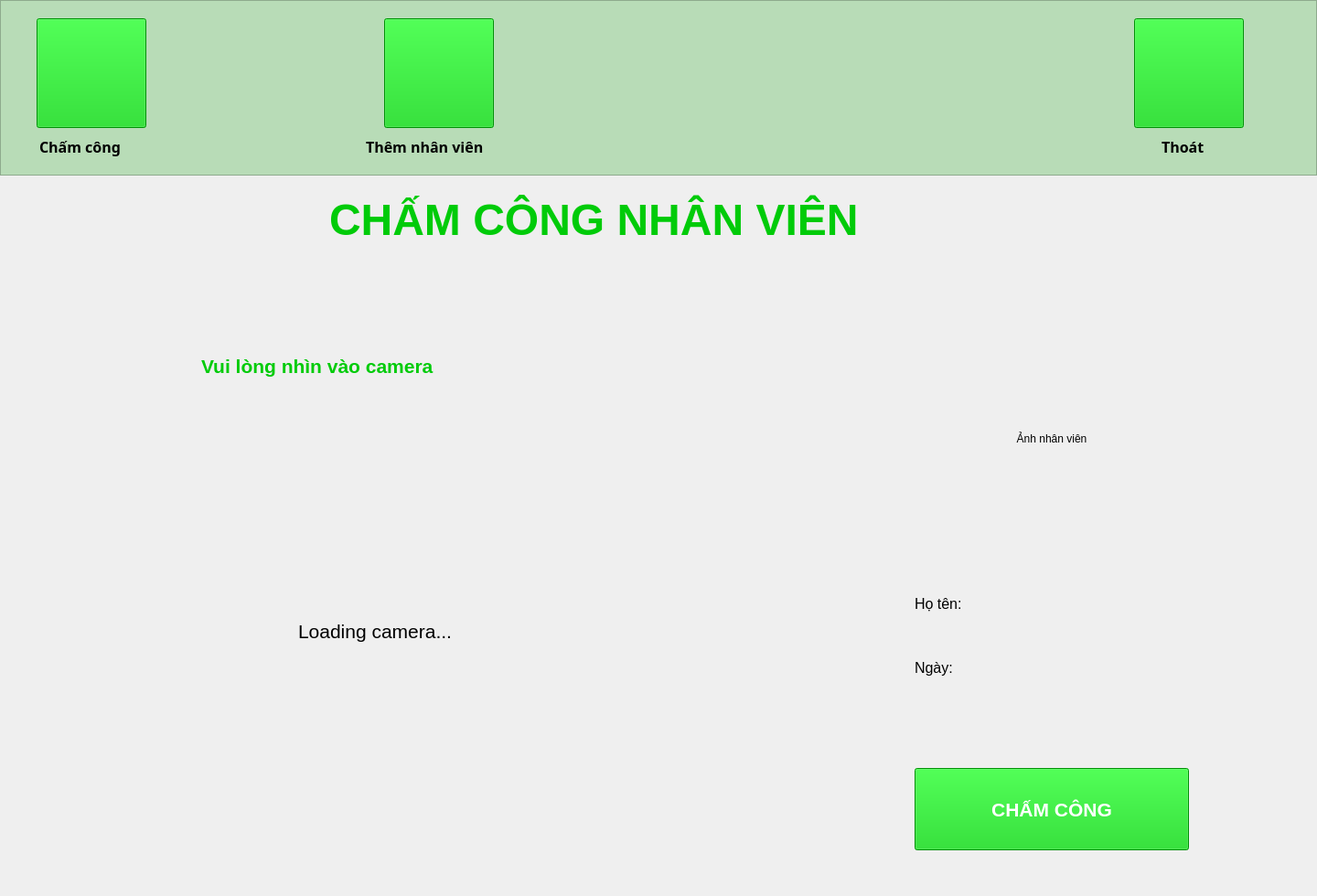
<?xml version="1.0" encoding="UTF-8"?>
<ui version="4.0">
 <class>CheckPeople</class>
 <widget class="QMainWindow" name="CheckPeople">
  <property name="geometry">
   <rect>
    <x>0</x>
    <y>0</y>
    <width>1440</width>
    <height>980</height>
   </rect>
  </property>
  <property name="cursor">
   <cursorShape>ArrowCursor</cursorShape>
  </property>
  <property name="windowTitle">
   <string>MainWindow</string>
  </property>
  <widget class="QWidget" name="centralwidget">
   <widget class="QFrame" name="frame">
    <property name="geometry">
     <rect>
      <x>0</x>
      <y>0</y>
      <width>1440</width>
      <height>192</height>
     </rect>
    </property>
    <property name="styleSheet">
     <string notr="true">background-color:rgb(184, 220, 183)</string>
    </property>
    <property name="frameShape">
     <enum>QFrame::StyledPanel</enum>
    </property>
    <property name="frameShadow">
     <enum>QFrame::Raised</enum>
    </property>
    <widget class="QToolButton" name="toolButton">
     <property name="geometry">
      <rect>
       <x>40</x>
       <y>20</y>
       <width>120</width>
       <height>120</height>
      </rect>
     </property>
     <property name="cursor">
      <cursorShape>PointingHandCursor</cursorShape>
     </property>
     <property name="styleSheet">
      <string notr="true">background-color:rgb(0, 203, 9)</string>
     </property>
     <property name="text">
      <string/>
     </property>
     <property name="icon">
      <iconset>
       <normaloff>img/verified-user.png</normaloff>img/verified-user.png</iconset>
     </property>
     <property name="iconSize">
      <size>
       <width>80</width>
       <height>80</height>
      </size>
     </property>
    </widget>
    <widget class="QToolButton" name="switchAdd">
     <property name="geometry">
      <rect>
       <x>420</x>
       <y>20</y>
       <width>120</width>
       <height>120</height>
      </rect>
     </property>
     <property name="cursor">
      <cursorShape>PointingHandCursor</cursorShape>
     </property>
     <property name="styleSheet">
      <string notr="true">background-color:rgb(0, 203, 9)</string>
     </property>
     <property name="text">
      <string/>
     </property>
     <property name="icon">
      <iconset>
       <normaloff>img/add-user.png</normaloff>img/add-user.png</iconset>
     </property>
     <property name="iconSize">
      <size>
       <width>80</width>
       <height>80</height>
      </size>
     </property>
    </widget>
    <widget class="QToolButton" name="exit">
     <property name="geometry">
      <rect>
       <x>1240</x>
       <y>20</y>
       <width>120</width>
       <height>120</height>
      </rect>
     </property>
     <property name="cursor">
      <cursorShape>PointingHandCursor</cursorShape>
     </property>
     <property name="styleSheet">
      <string notr="true">background-color:rgb(0, 203, 9)</string>
     </property>
     <property name="text">
      <string/>
     </property>
     <property name="icon">
      <iconset>
       <normaloff>img/sign-out-option.png</normaloff>img/sign-out-option.png</iconset>
     </property>
     <property name="iconSize">
      <size>
       <width>80</width>
       <height>80</height>
      </size>
     </property>
    </widget>
    <widget class="QLabel" name="label">
     <property name="geometry">
      <rect>
       <x>43</x>
       <y>150</y>
       <width>121</width>
       <height>21</height>
      </rect>
     </property>
     <property name="font">
      <font>
       <family>Rockwell</family>
       <pointsize>12</pointsize>
       <weight>75</weight>
       <bold>true</bold>
      </font>
     </property>
     <property name="text">
      <string>Chấm công</string>
     </property>
    </widget>
    <widget class="QLabel" name="label_2">
     <property name="geometry">
      <rect>
       <x>400</x>
       <y>150</y>
       <width>171</width>
       <height>21</height>
      </rect>
     </property>
     <property name="font">
      <font>
       <family>Rockwell</family>
       <pointsize>12</pointsize>
       <weight>75</weight>
       <bold>true</bold>
      </font>
     </property>
     <property name="text">
      <string>Thêm nhân viên</string>
     </property>
    </widget>
    <widget class="QLabel" name="label_3">
     <property name="geometry">
      <rect>
       <x>1270</x>
       <y>150</y>
       <width>61</width>
       <height>21</height>
      </rect>
     </property>
     <property name="font">
      <font>
       <family>Rockwell</family>
       <pointsize>12</pointsize>
       <weight>75</weight>
       <bold>true</bold>
      </font>
     </property>
     <property name="text">
      <string>Thoát</string>
     </property>
    </widget>
   </widget>
   <widget class="QLabel" name="label_4">
    <property name="geometry">
     <rect>
      <x>360</x>
      <y>180</y>
      <width>771</width>
      <height>121</height>
     </rect>
    </property>
    <property name="font">
     <font>
      <pointsize>36</pointsize>
      <weight>75</weight>
      <bold>true</bold>
     </font>
    </property>
    <property name="styleSheet">
     <string notr="true">color:rgb(0, 203, 9)</string>
    </property>
    <property name="text">
     <string>CHẤM CÔNG NHÂN VIÊN</string>
    </property>
   </widget>
   <widget class="QLabel" name="label_5">
    <property name="geometry">
     <rect>
      <x>220</x>
      <y>370</y>
      <width>351</width>
      <height>61</height>
     </rect>
    </property>
    <property name="font">
     <font>
      <pointsize>16</pointsize>
      <weight>75</weight>
      <bold>true</bold>
     </font>
    </property>
    <property name="styleSheet">
     <string notr="true">color:rgb(0, 203, 9)</string>
    </property>
    <property name="text">
     <string>Vui lòng nhìn vào camera</string>
    </property>
   </widget>
   <widget class="QLabel" name="loadCam">
    <property name="geometry">
     <rect>
      <x>90</x>
      <y>470</y>
      <width>640</width>
      <height>440</height>
     </rect>
    </property>
    <property name="font">
     <font>
      <pointsize>16</pointsize>
     </font>
    </property>
    <property name="text">
     <string>Loading camera...</string>
    </property>
    <property name="alignment">
     <set>Qt::AlignCenter</set>
    </property>
   </widget>
   <widget class="QPushButton" name="btnCheck">
    <property name="geometry">
     <rect>
      <x>1000</x>
      <y>840</y>
      <width>300</width>
      <height>90</height>
     </rect>
    </property>
    <property name="font">
     <font>
      <pointsize>16</pointsize>
      <weight>75</weight>
      <bold>true</bold>
     </font>
    </property>
    <property name="cursor">
     <cursorShape>PointingHandCursor</cursorShape>
    </property>
    <property name="styleSheet">
     <string notr="true">background-color:rgb(0, 203, 9);
color:rgb(255, 255, 255)</string>
    </property>
    <property name="text">
     <string>CHẤM CÔNG</string>
    </property>
   </widget>
   <widget class="QLabel" name="imgCheck">
    <property name="geometry">
     <rect>
      <x>1040</x>
      <y>370</y>
      <width>220</width>
      <height>220</height>
     </rect>
    </property>
    <property name="text">
     <string>Ảnh nhân viên</string>
    </property>
    <property name="alignment">
     <set>Qt::AlignCenter</set>
    </property>
   </widget>
   <widget class="QLabel" name="label_7">
    <property name="geometry">
     <rect>
      <x>1000</x>
      <y>630</y>
      <width>81</width>
      <height>61</height>
     </rect>
    </property>
    <property name="font">
     <font>
      <pointsize>12</pointsize>
     </font>
    </property>
    <property name="text">
     <string>Họ tên:</string>
    </property>
   </widget>
   <widget class="QLabel" name="nameCheck">
    <property name="geometry">
     <rect>
      <x>1070</x>
      <y>630</y>
      <width>321</width>
      <height>61</height>
     </rect>
    </property>
    <property name="font">
     <font>
      <pointsize>12</pointsize>
     </font>
    </property>
    <property name="text">
     <string/>
    </property>
   </widget>
   <widget class="QLabel" name="label_8">
    <property name="geometry">
     <rect>
      <x>1000</x>
      <y>700</y>
      <width>81</width>
      <height>61</height>
     </rect>
    </property>
    <property name="font">
     <font>
      <pointsize>12</pointsize>
     </font>
    </property>
    <property name="text">
     <string>Ngày:</string>
    </property>
   </widget>
   <widget class="QLabel" name="dateCheck">
    <property name="geometry">
     <rect>
      <x>1070</x>
      <y>700</y>
      <width>321</width>
      <height>61</height>
     </rect>
    </property>
    <property name="font">
     <font>
      <pointsize>12</pointsize>
     </font>
    </property>
    <property name="text">
     <string/>
    </property>
   </widget>
  </widget>
 </widget>
 <resources/>
 <connections/>
</ui>
